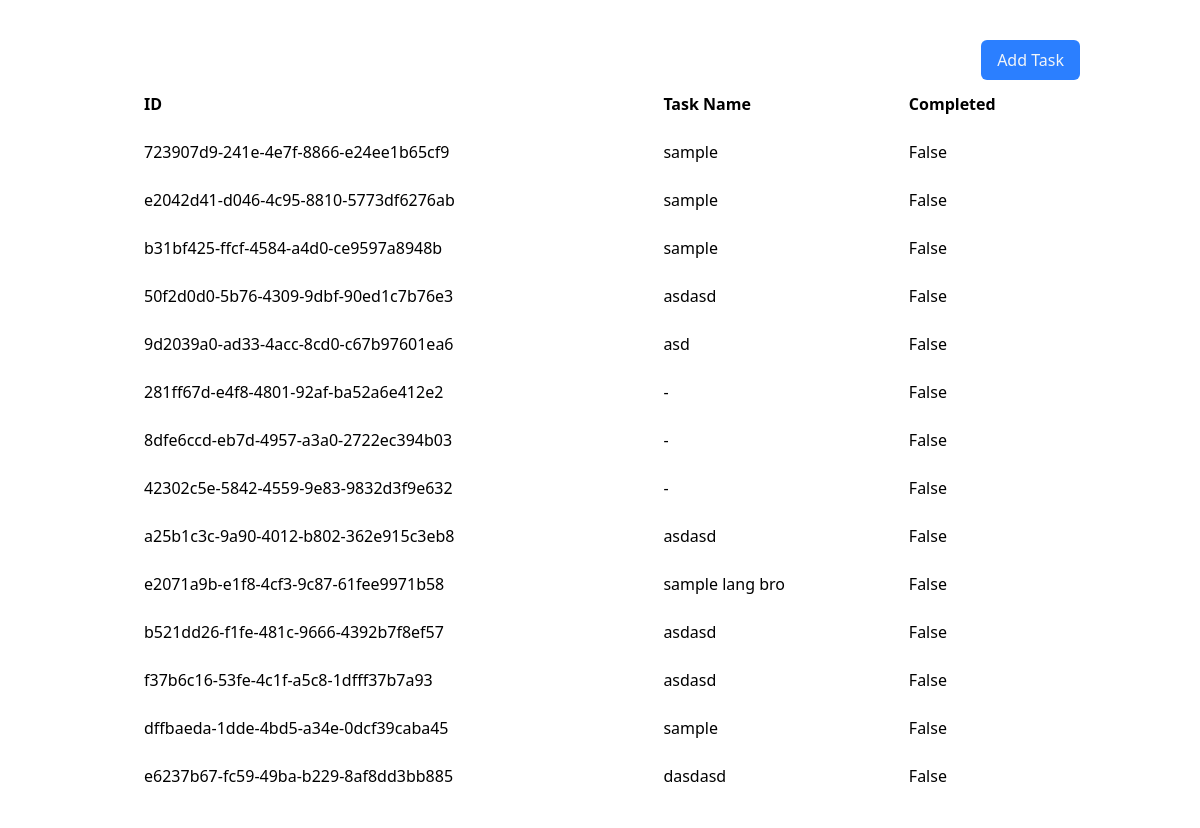
The app's page /to-do-list/, older data.
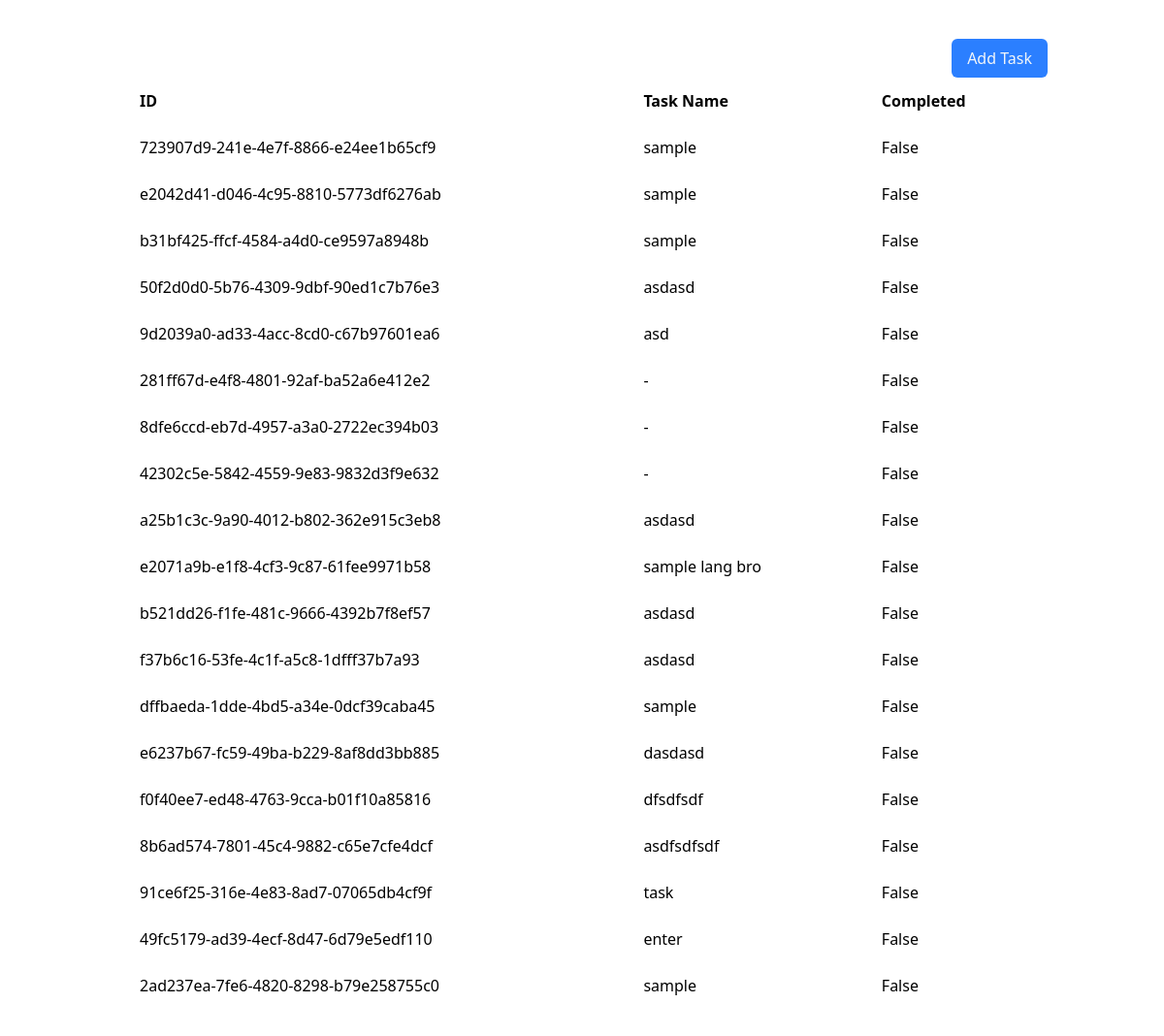
The same page, newer data.
### to_do_list/models.py (models this page shows)
class Todo(models.Model):
    id = models.UUIDField(primary_key=True)
    task = models.CharField(max_length=255)
    completed = models.BooleanField()
    created_at = models.DateField(auto_now_add=True)
    updated_at = models.DateField(auto_now=True)

### to_do_list/views.py (the view)
# urls.py: path("", views.index, name="index"),
def index(request):
    todos = Todo.objects.all()
    return render(request, 'to_do_list/index.html', {
        'message': 'This is your first template!',
        'todos': todos
    })

### to_do_list/templates/to_do_list/index.html (shortened to what this page needs)
{% extends "to_do_list/base.html" %}
{% block content %}
    <div class="flex flex-col w-full px-30 py-10">
        <button popovertarget="addTask" class="p-[8px_16px] bg-blue-500 rounded-[6px] text-slate-100 w-fit self-end">Add Task</button>
        <table class="w-full bg-white rounded-lg overflow-hidden">
            <thead>
                <tr>
                    <th class="py-3 px-6 text-left">ID</th>
                    <th class="py-3 px-6 text-left">Task Name</th>
                    <th class="py-3 px-6 text-left">Completed</th>
            </thead>
            <tbody>
                {% for todo in todos %}
                    <tr>
                        <td class="py-3 px-6">{{todo.id}}</td>
                        <td class="py-3 px-6">{{todo.task|default:"-"}}</td>
                        <td class="py-3 px-6">{{todo.completed}}</td>
                    </tr>
                {% endfor %}
            </tbody>
        </table>
    </div>
{% endblock %}

### to_do_list/templates/to_do_list/base.html (shortened to what this page needs)
<!DOCTYPE html>
<html lang="en">
<head>
    <script src="https://cdn.jsdelivr.net/npm/@tailwindcss/browser@4"></script>
</head>
<body>
    <div id="content">
        {% block content %}{% endblock %}
    </div>
</body>
</html>

Row changes from the older to the newer data that the page shows:
added Todo: id "f0f40ee7-ed48-4763-9cca-b01f10a85816", task "dfsdfsdf", completed "False"
added Todo: id "8b6ad574-7801-45c4-9882-c65e7cfe4dcf", task "asdfsdfsdf", completed "False"
added Todo: id "91ce6f25-316e-4e83-8ad7-07065db4cf9f", task "task", completed "False"
added Todo: id "49fc5179-ad39-4ecf-8d47-6d79e5edf110", task "enter", completed "False"
added Todo: id "2ad237ea-7fe6-4820-8298-b79e258755c0", task "sample", completed "False"
